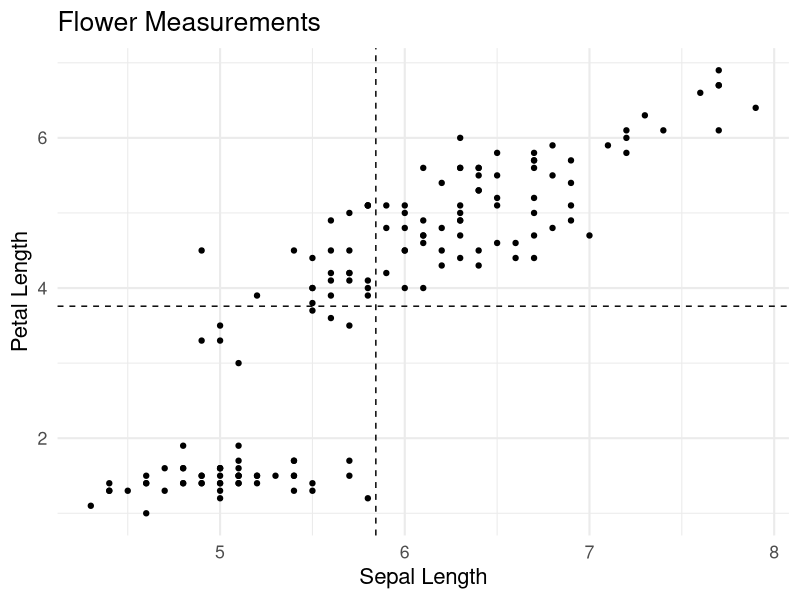
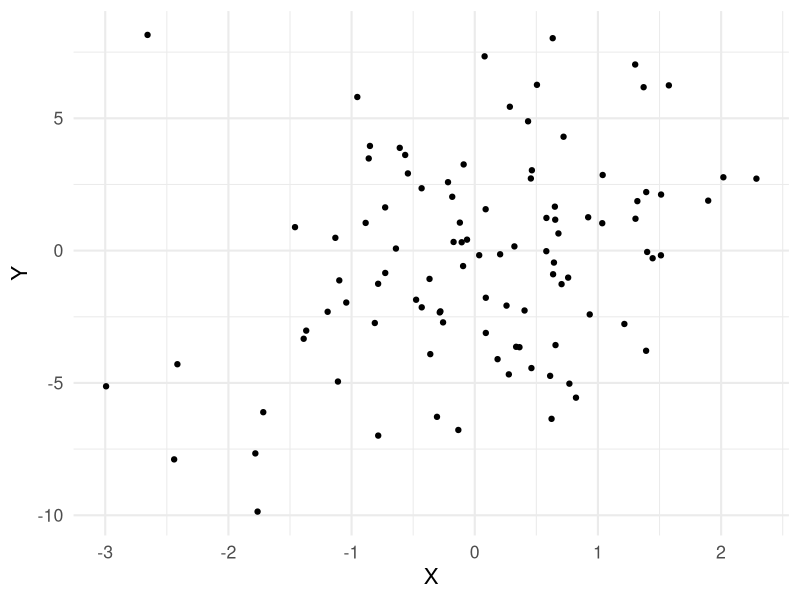
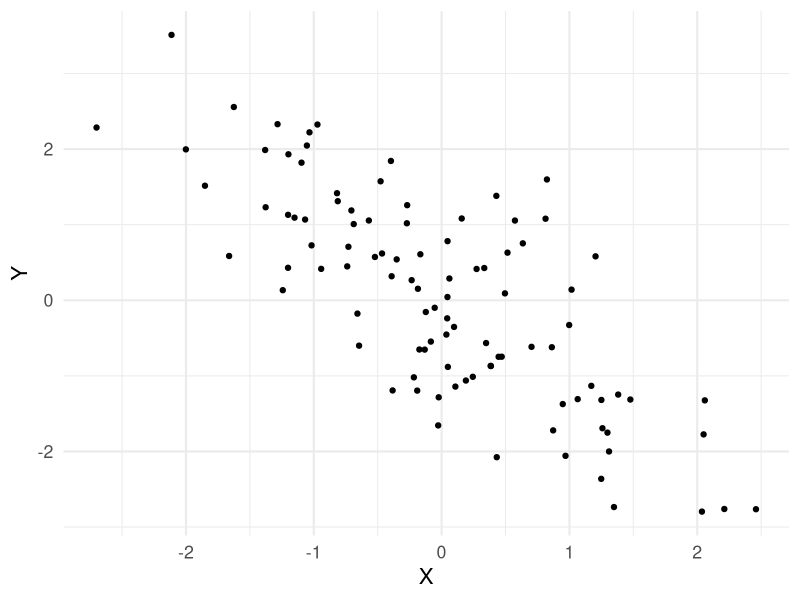
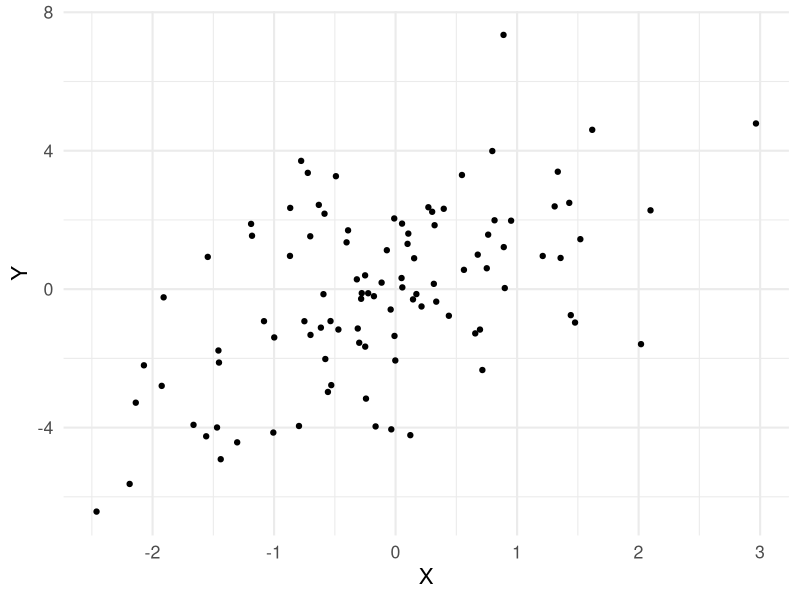
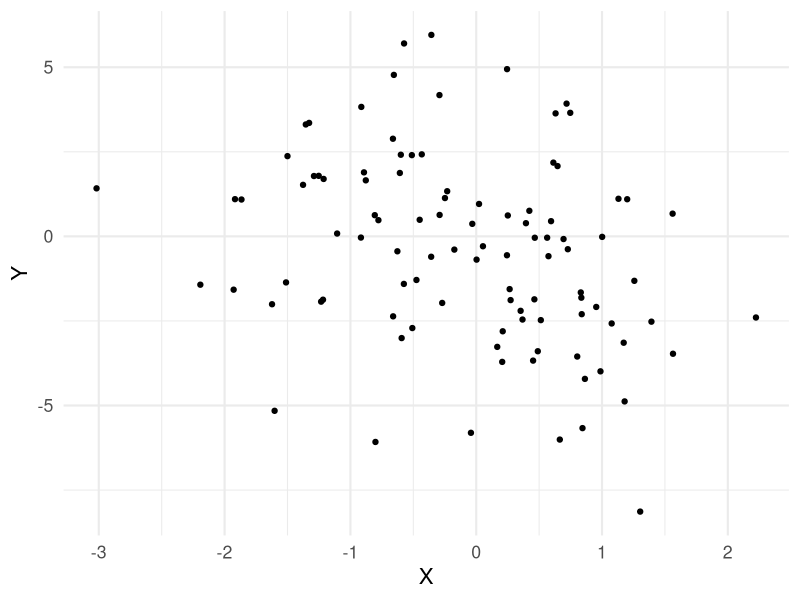
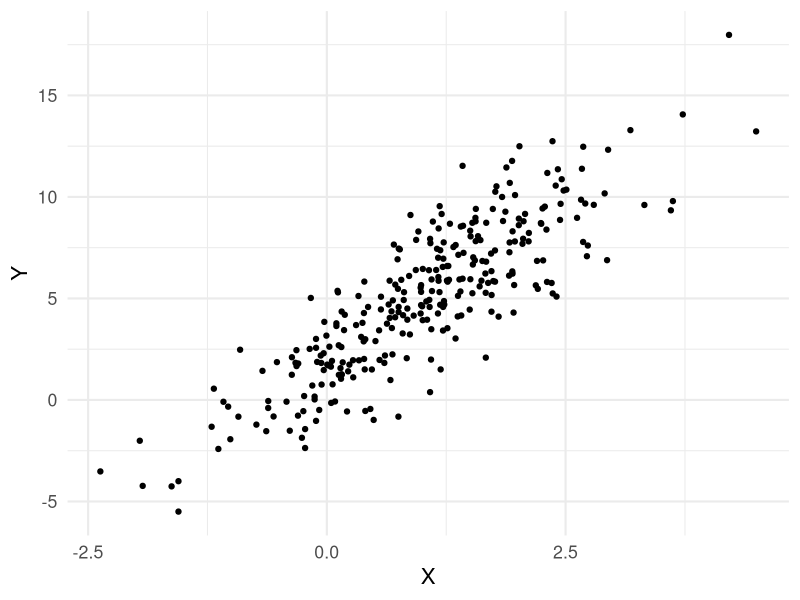
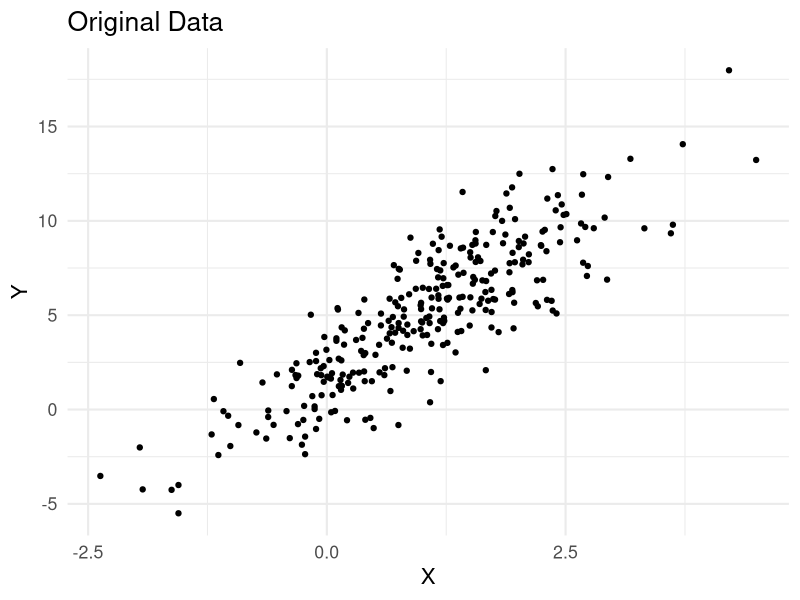
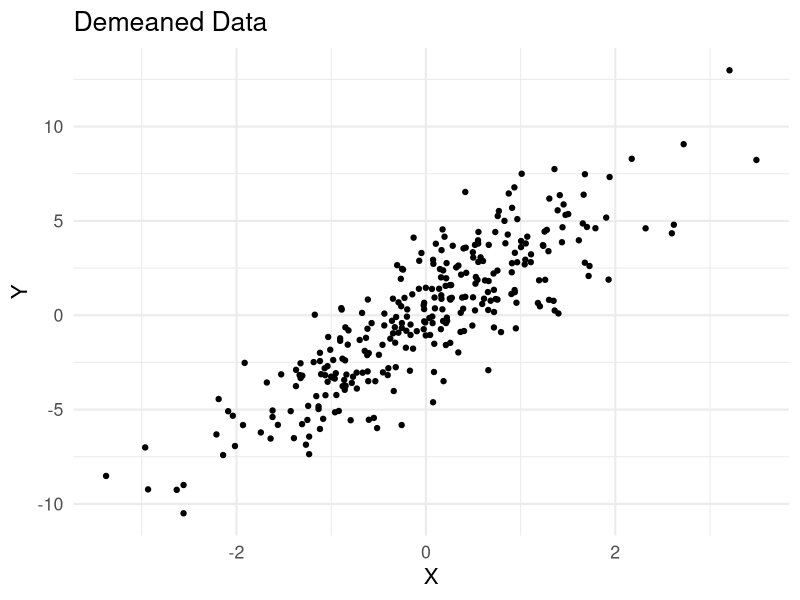

R code for these plots, in order:
## ---- chunk 1
library(tidyverse)
theme_set(theme_minimal(base_size = 16))
knitr::opts_chunk$set(comment=NA, fig.width=7, fig.height=5, 
                      fig.align = 'center', out.width = 600,
                      message=FALSE, warning=FALSE, echo=TRUE)
set.seed(42)
## ---- chunk 2
ggplot(data = iris) + 
  geom_point(mapping = aes(x = Sepal.Length, y = Petal.Length)) +
  labs(x = 'Sepal Length', y = 'Petal Length', title = 'Flower Measurements') +
  geom_vline(xintercept = mean(iris$Sepal.Length), linetype = 'dashed') +
  geom_hline(yintercept = mean(iris$Petal.Length), linetype = 'dashed')
## ---- chunk 3
cov(iris$Sepal.Length, iris$Petal.Length)
## ---- chunk 4
cor(iris$Sepal.Length, iris$Petal.Length)
## ---- chunk 5
n <- 100
X <- rnorm(n,0,1)
Y <- X + rnorm(n,0,4)

ggplot(tibble(X,Y)) + 
  geom_point(aes(x=X,y=Y))
## ---- chunk 6
n <- 100
X <- rnorm(n,0,1)
Y <- -X + rnorm(n,0,1)

ggplot(tibble(X,Y)) + 
  geom_point(aes(x=X,y=Y))
## ---- chunk 7
n <- 100
X <- rnorm(n,0,1)
Y <- X + rnorm(n,0,2)

ggplot(tibble(X,Y)) + 
  geom_point(aes(x=X,y=Y))
## ---- chunk 8
n <- 100
X <- rnorm(n,0,1)
Y <- -X + rnorm(n,0,3)

ggplot(tibble(X,Y)) + 
  geom_point(aes(x=X,y=Y))
## ---- chunk 9

# Create some data where we know the true data-generating process
n <- 300
a <- 2
b <- 3

data <- tibble(X = rnorm(n, 1, 1),
               epsilon = rnorm(n, 0, 2),
               Y = a + b*X + epsilon)

cor(data$X, data$Y)
## ---- chunk 10
ggplot(data) +
  geom_point(mapping = aes(x=X,y=Y))
## ---- chunk 11
demeaned_data <- data %>% 
  mutate(Y = Y - mean(Y),
         X = X - mean(X))
## ---- chunk 12
ggplot(data) +
  geom_point(mapping = aes(x=X,y=Y)) +
  labs(x='X',y='Y',title = 'Original Data')
## ---- chunk 13
ggplot(demeaned_data) +
  geom_point(mapping = aes(x=X,y=Y)) +
  labs(x='X',y='Y',title = 'Demeaned Data')
## ---- chunk 14
slope_estimate <- 
  sum(demeaned_data$X * demeaned_data$Y) /
  sum(demeaned_data$X^2)

slope_estimate

linear_model_fit <- lm(Y~X, data = demeaned_data) 
linear_model_fit # hello

ggplot(demeaned_data) + 
  geom_point(mapping = aes(x=X,y=Y)) +
  geom_abline(intercept = 0, slope = slope_estimate)
## ---- chunk 15
get_slope_estimate <- function(a = 0, b = 0, X,
                               sd_epsilon = 2){
  
  n <- length(X)
  
  # Create random dataset assuming null hypothesis (b = 0, a = 0)  
  data <- tibble(X = X,
                 epsilon = rnorm(n, 0, sd_epsilon),
                 Y = a + b*X + epsilon)
  
  # Return the slope estimate
  sum(data$X * data$Y) / sum(data$X^2)
}

get_slope_estimate(X = demeaned_data$X)

## ---- chunk 16
sampling_distribution <- replicate(500, get_slope_estimate(X = data$X))

tibble(sampling_distribution) %>% 
  ggplot() +
  geom_histogram(mapping = aes(x=sampling_distribution),
                 color = 'black') +
  labs(x='Slope Estimate (Sampling Distribution)') # a bell curved sampling distribution again! (t distribution)
## ---- chunk 17
sum(sampling_distribution > slope_estimate) # p-value effectively zero

standard_error <- sd(sampling_distribution)

confidence_interval <- c(slope_estimate - 1.96 * standard_error,
                         slope_estimate + 1.96 * standard_error)

summary(linear_model_fit)
confint(linear_model_fit)
## ---- chunk 18
data <- tibble(c = 1,
            x1 = rnorm(100, 0, 1),
            x2 = rnorm(100, 0, 1),
            y = 2*x1 + 3*x2 + rnorm(100, 0, 1))

linear_model <- lm(y ~ x1 + x2, data = data)

summary(linear_model)

# X matrix
X <- data %>% 
  select(c, x1, x2) %>% 
  as.matrix

# y vector
y <- data %>% 
  pull(y)

# beta hat = (X'X)^-1 X'y
beta_hat <- solve(t(X) %*% X) %*% t(X) %*% y

beta_hat
linear_model # that's where the coefficients come from; the parameter estimates that minimize the sum of squared errors
